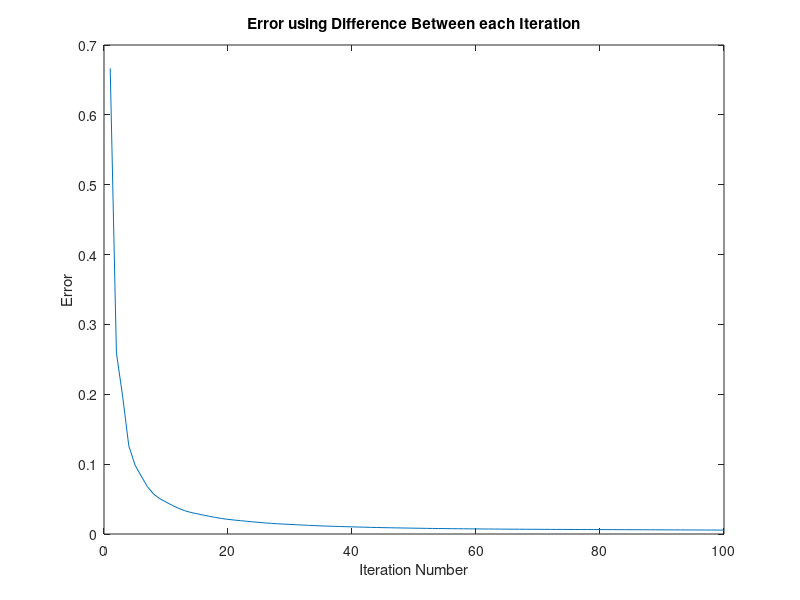

Here is the MATLAB script that generated this plot:
%% Part B
clc; clear all;
M = 33; N = 33;
phi = ones(M,N); %initial guess is phi(0) = 1
phi(1,:) = 0; phi(M,:) = 0; phi(:,1) = 0; phi(:,N) = 0;
phiK = phi;
x = linspace(0,1,M); y = linspace(0,1,N);
error = zeros(100,1);
for k = 1:100 %completes 100 iterations
    for i = 2:M-1 %cycle along x coordinates
        for j = 2:N-1 %cycle along y coordinates
            phiK(i,j) = (1/4)*(phiK(i-1,j) + phiK(i,j-1) + phi(i+1,j) + phi(i,j+1));
        end
    end
    error(k) = max(max(abs(phi-phiK)));
    phi = phiK;
end
%% Plotting
[X,Y] = meshgrid(x);
surf(X,Y,phi)
xlabel('X Values');
ylabel('Y Values');
zlabel('Phi');
title('Laplace Solution Using Gauss-Seidel')
%% Error Graph
k = linspace(1,100,100);
plot(k,error)
xlabel("Iteration Number")
ylabel("Error")
title('Error using Difference Between each Iteration')